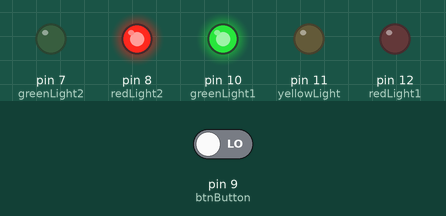
Recording of a sketch running on a simulated Arduino Uno, built with avr-gcc and run on an emulated ATmega328P. Shown: output pins drawn as LEDs (lit = HIGH). The inputs (shaded band) are chosen by the test bench; at power-on: pin 9 (btnButton) LOW.

Above: at 4.2 s.
4.3 s: pin 9 (btnButton) driven LOW
5.8 s: pin 9 (btnButton) driven HIGH
At 7.1 s:
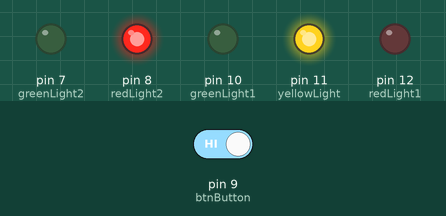
At 9.4 s:
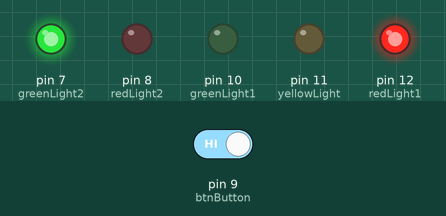
Timing chart, 0 to 16.3 s (numbered marks = the images above; inputs shaded):
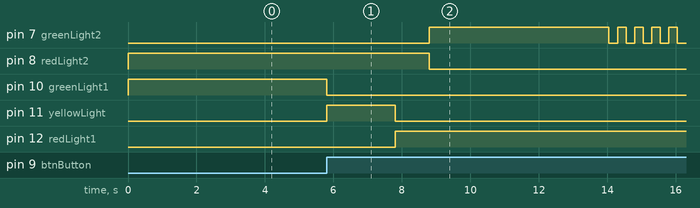

The sketch:

ampel_code.ino
```cpp
//Variables
int redLight1 = 12;
int yellowLight = 11;
int greenLight1 = 10;

int redLight2 = 8;
int greenLight2 = 7;

int btnButton = 9;

int pedRed = 8;
int pedGreen = 7;
int crossTime = 5000;
long changeTime;

void setup() {
  // put your setup code here, to run once:
  pinMode(redLight1,OUTPUT);
  pinMode(redLight2,OUTPUT);
  pinMode(yellowLight, OUTPUT);
  pinMode(greenLight1,OUTPUT);

  pinMode(redLight2,OUTPUT);
  pinMode(greenLight2,OUTPUT);

  pinMode(btnButton,INPUT);

  digitalWrite(greenLight1,HIGH);
  digitalWrite(redLight1,LOW);
  digitalWrite(redLight2,HIGH);
}

void loop() {
  // put your main code here, to run repeatedly:
  int state = digitalRead(btnButton);

  if(state == HIGH && (millis()-changeTime) > 5000){
    changeLights();
  }
}

void changeLights(){
  digitalWrite(greenLight1, LOW);
  digitalWrite(yellowLight, HIGH);
  delay(2000);
  digitalWrite(yellowLight, LOW);
  digitalWrite(redLight1, HIGH);
  delay(1000);
  digitalWrite(pedRed, LOW);
  digitalWrite(pedGreen, HIGH);
  delay(crossTime);
  //grünes Blinken fürs Warnen
  for (int x=0; x<10; x++) {
    digitalWrite(pedGreen, HIGH);
    delay(250);
    digitalWrite(pedGreen, LOW);
    delay(250);
  }
  digitalWrite(pedRed, HIGH);
  delay(500);
  digitalWrite(redLight1, LOW);
  digitalWrite(yellowLight, HIGH);
  delay(1000);
  delay(1000);
  digitalWrite(yellowLight, LOW);
  digitalWrite(greenLight1, HIGH);
  changeTime = millis();
}
```

Measured:
- after the input at 4.3 s, every drawn part: stays the same
- after the input at 5.8 s, pin 7 (greenLight2): LOW → HIGH after 3.0 s, then repeats every 0.50 s: LOW 0.25 s, HIGH 0.25 s; pin 8 (redLight2): HIGH → LOW after 3.0 s; pin 10 (greenLight1): HIGH → LOW at once; pin 11 (yellowLight): LOW → HIGH at once, → LOW 2.0 s later; pin 12 (redLight1): LOW → HIGH after 2.0 s
